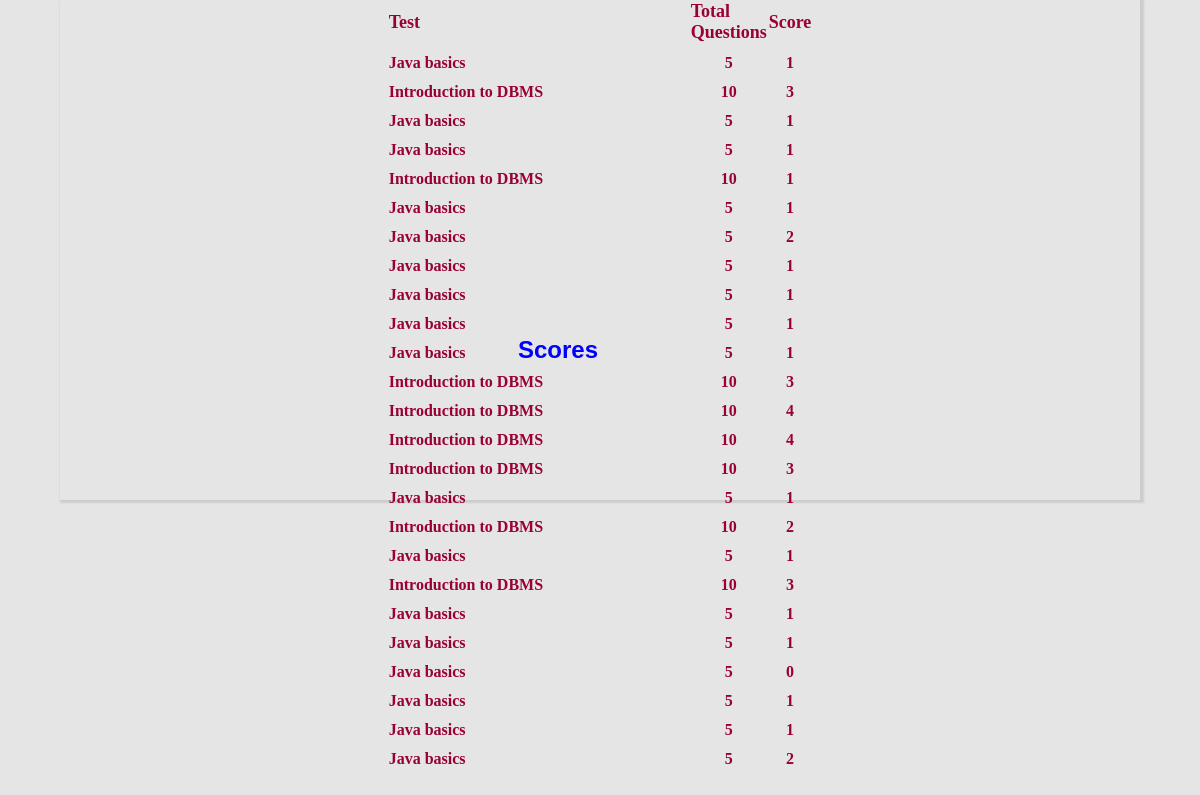
The page /result.php (signed in) on the database its author committed.
### tables this page shows
CREATE TABLE IF NOT EXISTS `result` (
  `login` varchar(20) DEFAULT NULL,
  `test_id` int(5) DEFAULT NULL,
  `test_date` timestamp NULL DEFAULT NULL,
  `score` int(3) DEFAULT NULL
);

CREATE TABLE IF NOT EXISTS `test` (
  `test_id` int(5) NOT NULL AUTO_INCREMENT,
  `sub_id` int(5) DEFAULT NULL,
  `test_name` varchar(30) DEFAULT NULL,
  `total_que` varchar(15) DEFAULT NULL,
  `description` text NOT NULL,
  PRIMARY KEY (`test_id`)
);

### result.php (the view, shortened to what this page needs)
<!DOCTYPE HTML PUBLIC "-//W3C//DTD HTML 4.01 Transitional//EN" "http://www.w3.org/TR/html4/loose.dtd">
<html>
<head>
<link href="quiz.css" rel="stylesheet" type="text/css">
</head>
<body>
<?php
include("database.php");
extract($_SESSION);
$rs=mysql_query("select t.test_name,t.total_que,r.test_date,r.score from test t, result r where
t.test_id=r.test_id and r.login='$login'",$cn) or die(mysql_error());
echo "<h1 class=head1> Scores </h1>";
echo "<div style='margin:auto;width:90%;height:500px;box-shadow:2px 1px 2px 2px #CCCCCC;text-align:left'>";
echo "<table align=center><tr class=style2><td width=300>Test<td> Total<br> Questions <td> Score";
while($row=mysql_fetch_row($rs))
{
echo "<tr class=style8><td>$row[0] <td align=center> $row[1] <td align=center> $row[3]";
}
echo "</table>";
echo "</div>";
?>
</body>
</html>

### quiz.css (style rules this page uses)
html,body { margin:0px; width:100%; height:100%; position: absolute; background-color: rgba(227, 227, 227 ,0.7); }
table { border-collapse: collapse; }
.style2 { color: #006699; font-weight: bold; font-size: large; }
.style8 { color: #6633CC; font-weight: bold; }
.head1 { position: absolute; width:93%; top:40%; font-family: Arial, Helvetica, sans-serif; font-size: x-large; font-weight: bold; color: blue; text-align: center; }
td { color: #990033; padding-bottom: 10px; }

### rows shown on the page
result: test.test_name "Java basics", test.total_que "5", score "1"
result: test.test_name "Introduction to DBMS", test.total_que "10", score "3"
result: test.test_name "Java basics", test.total_que "5", score "1"
result: test.test_name "Java basics", test.total_que "5", score "1"
result: test.test_name "Introduction to DBMS", test.total_que "10", score "1"
result: test.test_name "Java basics", test.total_que "5", score "1"
result: test.test_name "Java basics", test.total_que "5", score "2"
result: test.test_name "Java basics", test.total_que "5", score "1"
result: test.test_name "Java basics", test.total_que "5", score "1"
result: test.test_name "Java basics", test.total_que "5", score "1"
result: test.test_name "Java basics", test.total_que "5", score "1"
result: test.test_name "Introduction to DBMS", test.total_que "10", score "3"
result: test.test_name "Introduction to DBMS", test.total_que "10", score "4"
result: test.test_name "Introduction to DBMS", test.total_que "10", score "4"
result: test.test_name "Introduction to DBMS", test.total_que "10", score "3"
result: test.test_name "Java basics", test.total_que "5", score "1"
result: test.test_name "Introduction to DBMS", test.total_que "10", score "2"
result: test.test_name "Java basics", test.total_que "5", score "1"
result: test.test_name "Introduction to DBMS", test.total_que "10", score "3"
result: test.test_name "Java basics", test.total_que "5", score "1"
result: test.test_name "Java basics", test.total_que "5", score "1"
result: test.test_name "Java basics", test.total_que "5", score "0"
result: test.test_name "Java basics", test.total_que "5", score "1"
result: test.test_name "Java basics", test.total_que "5", score "1"
result: test.test_name "Java basics", test.total_que "5", score "2"
